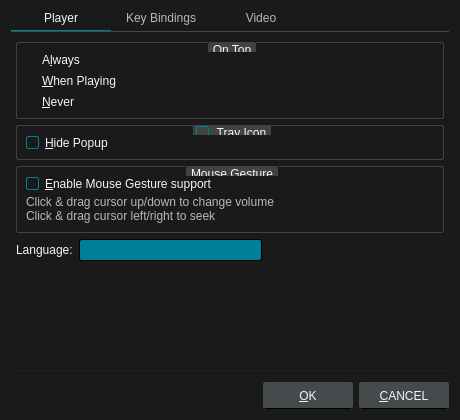
<?xml version="1.0" encoding="UTF-8"?>
<ui version="4.0">
 <class>PreferencesDialog</class>
 <widget class="QDialog" name="PreferencesDialog">
  <property name="geometry">
   <rect>
    <x>0</x>
    <y>0</y>
    <width>460</width>
    <height>420</height>
   </rect>
  </property>
  <property name="windowTitle">
   <string>Preferences</string>
  </property>
  <property name="styleSheet">
   <string notr="true">QWidget {
	font: 12px &quot;Noto Sans&quot;, &quot;FreeSans&quot;;
	background: #1A1A1A;
	color: whitesmoke;
}

/* QHeaderView for QTableWidget has to be set here */

QTableWidget QHeaderView::section {
	padding: 4px 2px;
	background: #454A4D;
	border: 1px solid #212121;
}

/* QRadioButton */

QRadioButton::indicator {
	width: 6px;
	height: 6px;
	border-radius: 5px;
	padding: 2px;
}
QRadioButton::indicator:unchecked {
	border: 1px solid whitesmoke;
	image: none;
}
QRadioButton::indicator:checked {
	border: 1px solid #008098;
	image: url(:/img/selected.svg);
}

/* QCheckBox */

QCheckBox::indicator,
QGroupBox::indicator{
	width: 11px;
	height: 11px;
	border: 1px solid #008098;
	border-radius: 2px;
}
QCheckBox::indicator:unchecked,
QGroupBox::indicator:unchecked {
	border: 1px solid whitesmoke;
	background: #1A1A1A;
	image: none;
}
QCheckBox::indicator:checked,
QGroupBox::indicator:checked {
	border: 1px solid #008098;
	background: #008098;
	image: url(:/img/checked.svg);
}

/* QComboBox */

QComboBox {
	background: #008098;
	border: 1px solid black;
	border-radius: 2px;
	padding: 2px;
}
QComboBox:focus {
	border: 1px solid whitesmoke;
}
QComboBox::drop-down {
    border: none;
}
QComboBox::down-arrow {
	image: url(:/img/down-arrow.svg);
}

/* QLineEdit */

QLineEdit {
	background: black;
	border: 1px solid #454A4D;
	border-radius: 2px;
	padding: 2px;
}
QLineEdit:focus {
	border: 1px solid #008098;
}

/* QPushButton */

QPushButton {
	background: #454A4D;
	border: 1px solid #454A4D;
	border-bottom: 1px solid black;
	border-radius: 2px;
	color: whitesmoke;
	min-width: 76px;
	min-height: 17px;
	padding: 4px 6px;
}
QPushButton:focus {
	border: 1px solid #008098;
	outline: none;
}
QPushButton:pressed {
	background: #2E3133;
}
QPushButton:disabled {
	background: black;
	border: 1px solid #454A4D;
	color: #B8B8B8;
}

/* QGroupBox */

QGroupBox {
	border: 1px solid #424242;
	border-radius: 2px;
	margin-top: 0.5em;
}
QGroupBox::title {
	subcontrol-origin: margin;
	subcontrol-position: top center;
	background: #424242;
	border: 1px solid #424242;
	border-radius: 2px;
	padding: 0 2px;
}

/* QScrollBar */

QScrollBar:vertical {
	margin-left: 1px;
	border: none;
	width: 5px;
}
QScrollBar::handle:vertical {
	background: #5A5A5A;
	border-radius: 2px;
	min-height: 10px;
}
QScrollBar::add-line:vertical, QScrollBar::sub-line:vertical {
	border: none;
}
QScrollBar::up-arrow:vertical, QScrollBar::down-arrow:vertical,
QScrollBar::add-page:vertical, QScrollBar::sub-page:vertical {
	background: transparent;
}

QScrollBar:horizontal {
	margin-bottom: 1px;
	border: none;
	height: 5px;
}
QScrollBar::handle:horizontal {
	background: #5A5A5A;
	border-radius: 2px;
	min-width: 10px;
}
QScrollBar::add-line:horizontal, QScrollBar::sub-line:horizontal {
	border: none;
}
QScrollBar::left-arrow:horizontal, QScrollBar::right-arrow:horizontal,
QScrollBar::add-page:horizontal, QScrollBar::sub-page:horizontal {
	background: transparent;
}</string>
  </property>
  <layout class="QVBoxLayout" name="verticalLayout_6">
   <item>
    <widget class="QTabWidget" name="tabWidget">
     <property name="styleSheet">
      <string notr="true">QTabWidget::pane { /* The tab widget frame */
    border-top: 1px solid #454A4D;
	padding: 5px 0px;
}

QTabWidget::tab-bar { alignment: center; }

/* Style the tab using the tab sub-control. Note that
    it reads QTabBar _not_ QTabWidget */
QTabBar::tab {
    border-style: none;
    min-width: 100px;
    padding-bottom: 5px;
}
QTabBar::tab:selected {
    border-bottom: 1px solid #008098;
}
QTabBar::tab:!selected {
	color: #B8B8B8;
    margin-bottom: 1px;
}</string>
     </property>
     <property name="currentIndex">
      <number>0</number>
     </property>
     <widget class="QWidget" name="tab">
      <attribute name="title">
       <string>Player</string>
      </attribute>
      <layout class="QVBoxLayout" name="verticalLayout">
       <property name="leftMargin">
        <number>5</number>
       </property>
       <property name="topMargin">
        <number>5</number>
       </property>
       <property name="rightMargin">
        <number>5</number>
       </property>
       <property name="bottomMargin">
        <number>5</number>
       </property>
       <item>
        <widget class="QGroupBox" name="groupBox">
         <property name="title">
          <string>On Top</string>
         </property>
         <layout class="QVBoxLayout" name="verticalLayout_2">
          <item>
           <widget class="QRadioButton" name="alwaysRadioButton">
            <property name="text">
             <string>A&amp;lways</string>
            </property>
           </widget>
          </item>
          <item>
           <widget class="QRadioButton" name="playingRadioButton">
            <property name="text">
             <string>&amp;When Playing</string>
            </property>
           </widget>
          </item>
          <item>
           <widget class="QRadioButton" name="neverRadioButton">
            <property name="text">
             <string>&amp;Never</string>
            </property>
            <property name="checked">
             <bool>true</bool>
            </property>
           </widget>
          </item>
         </layout>
        </widget>
       </item>
       <item>
        <widget class="QGroupBox" name="groupBox_2">
         <property name="title">
          <string>Tray Icon</string>
         </property>
         <property name="checkable">
          <bool>true</bool>
         </property>
         <layout class="QVBoxLayout" name="verticalLayout_3">
          <item>
           <widget class="QCheckBox" name="hidePopupCheckBox">
            <property name="text">
             <string>&amp;Hide Popup</string>
            </property>
           </widget>
          </item>
         </layout>
        </widget>
       </item>
       <item>
        <widget class="QGroupBox" name="groupBox_4">
         <property name="title">
          <string>Mouse Gesture</string>
         </property>
         <layout class="QVBoxLayout" name="verticalLayout_7">
          <property name="spacing">
           <number>4</number>
          </property>
          <item>
           <widget class="QCheckBox" name="gestureCheckBox">
            <property name="text">
             <string>&amp;Enable Mouse Gesture support</string>
            </property>
            <property name="checked">
             <bool>true</bool>
            </property>
           </widget>
          </item>
          <item>
           <widget class="QLabel" name="label_5">
            <property name="styleSheet">
             <string notr="true">QLabel {
	color: #B8B8B8;
}</string>
            </property>
            <property name="text">
             <string>&lt;html&gt;&lt;head/&gt;&lt;body&gt;&lt;p&gt;Click &amp;amp; drag cursor up/down to change volume&lt;br&gt;Click &amp;amp; drag cursor left/right to seek&lt;/b&gt;&lt;/body&gt;&lt;/html&gt;</string>
            </property>
            <property name="wordWrap">
             <bool>true</bool>
            </property>
           </widget>
          </item>
         </layout>
        </widget>
       </item>
       <item>
        <layout class="QHBoxLayout" name="horizontalLayout_3">
         <item>
          <widget class="QLabel" name="label_4">
           <property name="sizePolicy">
            <sizepolicy hsizetype="Fixed" vsizetype="Preferred">
             <horstretch>0</horstretch>
             <verstretch>0</verstretch>
            </sizepolicy>
           </property>
           <property name="text">
            <string>Language:</string>
           </property>
          </widget>
         </item>
         <item>
          <widget class="QComboBox" name="langComboBox">
           <property name="sizePolicy">
            <sizepolicy hsizetype="Expanding" vsizetype="Fixed">
             <horstretch>0</horstretch>
             <verstretch>0</verstretch>
            </sizepolicy>
           </property>
          </widget>
         </item>
         <item>
          <spacer name="horizontalSpacer_4">
           <property name="orientation">
            <enum>Qt::Horizontal</enum>
           </property>
           <property name="sizeHint" stdset="0">
            <size>
             <width>0</width>
             <height>0</height>
            </size>
           </property>
          </spacer>
         </item>
        </layout>
       </item>
       <item>
        <spacer name="verticalSpacer_2">
         <property name="orientation">
          <enum>Qt::Vertical</enum>
         </property>
         <property name="sizeHint" stdset="0">
          <size>
           <width>20</width>
           <height>40</height>
          </size>
         </property>
        </spacer>
       </item>
      </layout>
     </widget>
     <widget class="QWidget" name="tab_3">
      <attribute name="title">
       <string>Key Bindings</string>
      </attribute>
      <layout class="QVBoxLayout" name="verticalLayout_5">
       <property name="leftMargin">
        <number>0</number>
       </property>
       <property name="topMargin">
        <number>0</number>
       </property>
       <property name="rightMargin">
        <number>0</number>
       </property>
       <property name="bottomMargin">
        <number>0</number>
       </property>
       <item>
        <widget class="QLabel" name="label_6">
         <property name="styleSheet">
          <string notr="true">QLabel {
	color: #B8B8B8;
}</string>
         </property>
         <property name="text">
          <string>Hint: Prefix a command with 'mpv' to make it run as an input command.</string>
         </property>
         <property name="wordWrap">
          <bool>true</bool>
         </property>
        </widget>
       </item>
       <item>
        <widget class="QTableWidget" name="infoWidget">
         <property name="styleSheet">
          <string notr="true">/* QHeaderView set under main stylesheet (QDialog) */

QTableWidget {
	border: 1px solid #212121;
	background: black;
}

QTableWidget::item {
	alternate-background-color: #141414;
}
QTableWidget::item:alternate {
    background: #141414;
}
QTableWidget::item:selected {
	background: #008098;
}</string>
         </property>
         <property name="editTriggers">
          <set>QAbstractItemView::NoEditTriggers</set>
         </property>
         <property name="tabKeyNavigation">
          <bool>false</bool>
         </property>
         <property name="showDropIndicator" stdset="0">
          <bool>false</bool>
         </property>
         <property name="alternatingRowColors">
          <bool>true</bool>
         </property>
         <property name="selectionMode">
          <enum>QAbstractItemView::SingleSelection</enum>
         </property>
         <property name="selectionBehavior">
          <enum>QAbstractItemView::SelectRows</enum>
         </property>
         <property name="sortingEnabled">
          <bool>true</bool>
         </property>
         <property name="cornerButtonEnabled">
          <bool>false</bool>
         </property>
         <attribute name="horizontalHeaderCascadingSectionResizes">
          <bool>false</bool>
         </attribute>
         <attribute name="horizontalHeaderHighlightSections">
          <bool>false</bool>
         </attribute>
         <attribute name="horizontalHeaderStretchLastSection">
          <bool>true</bool>
         </attribute>
         <attribute name="verticalHeaderVisible">
          <bool>false</bool>
         </attribute>
         <attribute name="verticalHeaderHighlightSections">
          <bool>false</bool>
         </attribute>
         <column>
          <property name="text">
           <string>Key</string>
          </property>
         </column>
         <column>
          <property name="text">
           <string>Command</string>
          </property>
         </column>
         <column>
          <property name="text">
           <string>Label</string>
          </property>
         </column>
        </widget>
       </item>
       <item>
        <layout class="QHBoxLayout" name="horizontalLayout_4">
         <item>
          <spacer name="horizontalSpacer_5">
           <property name="orientation">
            <enum>Qt::Horizontal</enum>
           </property>
           <property name="sizeHint" stdset="0">
            <size>
             <width>40</width>
             <height>20</height>
            </size>
           </property>
          </spacer>
         </item>
         <item>
          <widget class="QPushButton" name="changeKeyButton">
           <property name="text">
            <string>CHANG&amp;E</string>
           </property>
          </widget>
         </item>
         <item>
          <widget class="QPushButton" name="addKeyButton">
           <property name="text">
            <string>&amp;ADD</string>
           </property>
          </widget>
         </item>
         <item>
          <widget class="QPushButton" name="removeKeyButton">
           <property name="text">
            <string>&amp;REMOVE</string>
           </property>
          </widget>
         </item>
         <item>
          <widget class="QPushButton" name="resetKeyButton">
           <property name="styleSheet">
            <string notr="true">/* resetKeyButton */

QPushButton {
	background: #A51051;
	border: 1px solid #A51051
}
QPushButton:focus {
	border: 1px solid #008098;
}
QPushButton:pressed {
	background: #720B38;
}</string>
           </property>
           <property name="text">
            <string>RESE&amp;T</string>
           </property>
          </widget>
         </item>
         <item>
          <spacer name="horizontalSpacer_6">
           <property name="orientation">
            <enum>Qt::Horizontal</enum>
           </property>
           <property name="sizeHint" stdset="0">
            <size>
             <width>40</width>
             <height>20</height>
            </size>
           </property>
          </spacer>
         </item>
        </layout>
       </item>
      </layout>
     </widget>
     <widget class="QWidget" name="tab_2">
      <attribute name="title">
       <string>Video</string>
      </attribute>
      <layout class="QVBoxLayout" name="verticalLayout_4">
       <property name="leftMargin">
        <number>5</number>
       </property>
       <property name="topMargin">
        <number>5</number>
       </property>
       <property name="rightMargin">
        <number>5</number>
       </property>
       <property name="bottomMargin">
        <number>5</number>
       </property>
       <item>
        <layout class="QHBoxLayout" name="horizontalLayout">
         <item>
          <widget class="QCheckBox" name="autoFitCheckBox">
           <property name="text">
            <string>&amp;Auto-Fit Window:</string>
           </property>
           <property name="checked">
            <bool>true</bool>
           </property>
          </widget>
         </item>
         <item>
          <widget class="QComboBox" name="comboBox">
           <property name="currentIndex">
            <number>2</number>
           </property>
           <item>
            <property name="text">
             <string>50%</string>
            </property>
           </item>
           <item>
            <property name="text">
             <string>75%</string>
            </property>
           </item>
           <item>
            <property name="text">
             <string>100%</string>
            </property>
           </item>
           <item>
            <property name="text">
             <string>200%</string>
            </property>
           </item>
          </widget>
         </item>
         <item>
          <spacer name="spacer">
           <property name="orientation">
            <enum>Qt::Horizontal</enum>
           </property>
           <property name="sizeHint" stdset="0">
            <size>
             <width>40</width>
             <height>20</height>
            </size>
           </property>
          </spacer>
         </item>
        </layout>
       </item>
       <item>
        <widget class="QGroupBox" name="groupBox_3">
         <property name="title">
          <string>Screenshot</string>
         </property>
         <layout class="QGridLayout" name="gridLayout">
          <item row="0" column="0">
           <widget class="QCheckBox" name="checkBox">
            <property name="text">
             <string>&amp;Always show the dialog</string>
            </property>
            <property name="checked">
             <bool>true</bool>
            </property>
           </widget>
          </item>
          <item row="1" column="1">
           <widget class="QComboBox" name="formatComboBox">
            <item>
             <property name="text">
              <string>jpg</string>
             </property>
            </item>
            <item>
             <property name="text">
              <string>png</string>
             </property>
            </item>
            <item>
             <property name="text">
              <string>tga</string>
             </property>
            </item>
           </widget>
          </item>
          <item row="2" column="0">
           <widget class="QLabel" name="label_2">
            <property name="text">
             <string>File Name Template:</string>
            </property>
           </widget>
          </item>
          <item row="1" column="0">
           <widget class="QLabel" name="label">
            <property name="text">
             <string>File Format:</string>
            </property>
           </widget>
          </item>
          <item row="3" column="1">
           <widget class="QPushButton" name="changeButton">
            <property name="text">
             <string>CHANG&amp;E</string>
            </property>
           </widget>
          </item>
          <item row="2" column="1">
           <widget class="QLineEdit" name="templateLineEdit">
            <property name="text">
             <string>screenshot%#04n</string>
            </property>
           </widget>
          </item>
          <item row="3" column="0">
           <widget class="QLabel" name="label_3">
            <property name="text">
             <string>Default Save Location:</string>
            </property>
           </widget>
          </item>
          <item row="1" column="2">
           <spacer name="horizontalSpacer">
            <property name="orientation">
             <enum>Qt::Horizontal</enum>
            </property>
            <property name="sizeHint" stdset="0">
             <size>
              <width>40</width>
              <height>20</height>
             </size>
            </property>
           </spacer>
          </item>
          <item row="2" column="2">
           <spacer name="horizontalSpacer_2">
            <property name="orientation">
             <enum>Qt::Horizontal</enum>
            </property>
            <property name="sizeHint" stdset="0">
             <size>
              <width>40</width>
              <height>20</height>
             </size>
            </property>
           </spacer>
          </item>
          <item row="3" column="2">
           <spacer name="horizontalSpacer_3">
            <property name="orientation">
             <enum>Qt::Horizontal</enum>
            </property>
            <property name="sizeHint" stdset="0">
             <size>
              <width>40</width>
              <height>20</height>
             </size>
            </property>
           </spacer>
          </item>
         </layout>
        </widget>
       </item>
       <item>
        <spacer name="verticalSpacer">
         <property name="orientation">
          <enum>Qt::Vertical</enum>
         </property>
         <property name="sizeHint" stdset="0">
          <size>
           <width>20</width>
           <height>40</height>
          </size>
         </property>
        </spacer>
       </item>
      </layout>
     </widget>
    </widget>
   </item>
   <item>
    <widget class="Line" name="line">
     <property name="orientation">
      <enum>Qt::Horizontal</enum>
     </property>
    </widget>
   </item>
   <item>
    <layout class="QHBoxLayout" name="horizontalLayout_2">
     <item>
      <spacer name="spacer_3">
       <property name="orientation">
        <enum>Qt::Horizontal</enum>
       </property>
       <property name="sizeHint" stdset="0">
        <size>
         <width>40</width>
         <height>20</height>
        </size>
       </property>
      </spacer>
     </item>
     <item>
      <widget class="QPushButton" name="okButton">
       <property name="text">
        <string>&amp;OK</string>
       </property>
      </widget>
     </item>
     <item>
      <widget class="QPushButton" name="cancelButton">
       <property name="text">
        <string>&amp;CANCEL</string>
       </property>
       <property name="default">
        <bool>true</bool>
       </property>
      </widget>
     </item>
    </layout>
   </item>
  </layout>
 </widget>
 <tabstops>
  <tabstop>tabWidget</tabstop>
  <tabstop>alwaysRadioButton</tabstop>
  <tabstop>playingRadioButton</tabstop>
  <tabstop>neverRadioButton</tabstop>
  <tabstop>groupBox_2</tabstop>
  <tabstop>hidePopupCheckBox</tabstop>
  <tabstop>gestureCheckBox</tabstop>
  <tabstop>langComboBox</tabstop>
  <tabstop>okButton</tabstop>
  <tabstop>cancelButton</tabstop>
  <tabstop>infoWidget</tabstop>
  <tabstop>changeKeyButton</tabstop>
  <tabstop>addKeyButton</tabstop>
  <tabstop>removeKeyButton</tabstop>
  <tabstop>resetKeyButton</tabstop>
  <tabstop>autoFitCheckBox</tabstop>
  <tabstop>comboBox</tabstop>
  <tabstop>checkBox</tabstop>
  <tabstop>formatComboBox</tabstop>
  <tabstop>templateLineEdit</tabstop>
  <tabstop>changeButton</tabstop>
 </tabstops>
 <resources/>
 <connections/>
</ui>
